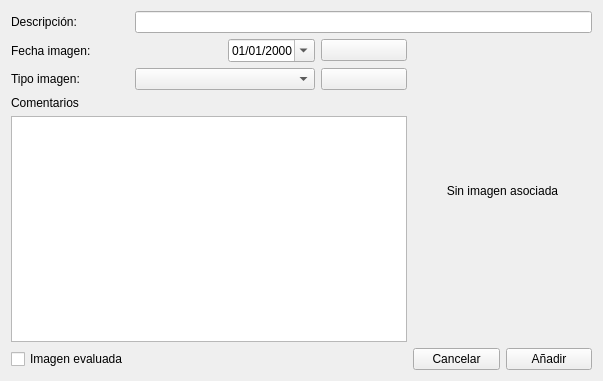
<?xml version="1.0" encoding="UTF-8"?>
<ui version="4.0">
 <class>FrmAnadirImagen</class>
 <widget class="QWidget" name="FrmAnadirImagen">
  <property name="windowModality">
   <enum>Qt::NonModal</enum>
  </property>
  <property name="geometry">
   <rect>
    <x>0</x>
    <y>0</y>
    <width>603</width>
    <height>381</height>
   </rect>
  </property>
  <property name="windowTitle">
   <string>Añadir imagen a episodio.</string>
  </property>
  <property name="windowIcon">
   <iconset>
    <normaloff>:/Icons/PNG/Maya.png</normaloff>:/Icons/PNG/Maya.png</iconset>
  </property>
  <layout class="QGridLayout" name="gridLayout">
   <item row="1" column="0" colspan="2">
    <widget class="QLabel" name="label_3">
     <property name="text">
      <string>Fecha imagen:</string>
     </property>
    </widget>
   </item>
   <item row="1" column="3">
    <widget class="QPushButton" name="pushButton_BuscarImagen">
     <property name="toolTip">
      <string>Vincular imagen</string>
     </property>
     <property name="text">
      <string/>
     </property>
     <property name="icon">
      <iconset resource="../maya.qrc">
       <normaloff>:/Icons/PNG/importar.png</normaloff>:/Icons/PNG/importar.png</iconset>
     </property>
     <property name="iconSize">
      <size>
       <width>24</width>
       <height>24</height>
      </size>
     </property>
    </widget>
   </item>
   <item row="0" column="1" colspan="5">
    <widget class="QLineEdit" name="txtDescripcion"/>
   </item>
   <item row="0" column="0">
    <widget class="QLabel" name="label">
     <property name="text">
      <string>Descripción:</string>
     </property>
    </widget>
   </item>
   <item row="5" column="4">
    <widget class="QPushButton" name="pushButton_Cancelar">
     <property name="styleSheet">
      <string notr="true"/>
     </property>
     <property name="text">
      <string>Cancelar</string>
     </property>
     <property name="icon">
      <iconset resource="../maya.qrc">
       <normaloff>:/Icons/PNG/Delete.png</normaloff>:/Icons/PNG/Delete.png</iconset>
     </property>
    </widget>
   </item>
   <item row="3" column="0" colspan="2">
    <widget class="QLabel" name="label_2">
     <property name="text">
      <string>Comentarios</string>
     </property>
    </widget>
   </item>
   <item row="2" column="1" colspan="2">
    <widget class="QComboBox" name="comboBox_tipo_imagen"/>
   </item>
   <item row="5" column="5">
    <widget class="QPushButton" name="pushButton__Anadir">
     <property name="styleSheet">
      <string notr="true"/>
     </property>
     <property name="text">
      <string>Añadir</string>
     </property>
     <property name="icon">
      <iconset resource="../maya.qrc">
       <normaloff>:/Icons/PNG/add.png</normaloff>:/Icons/PNG/add.png</iconset>
     </property>
    </widget>
   </item>
   <item row="2" column="0">
    <widget class="QLabel" name="label_4">
     <property name="text">
      <string>Tipo imagen:</string>
     </property>
    </widget>
   </item>
   <item row="2" column="3">
    <widget class="QPushButton" name="pushButton_4">
     <property name="toolTip">
      <string>Borrar imagen</string>
     </property>
     <property name="text">
      <string/>
     </property>
     <property name="icon">
      <iconset resource="../maya.qrc">
       <normaloff>:/Icons/PNG/Delete.png</normaloff>:/Icons/PNG/Delete.png</iconset>
     </property>
     <property name="iconSize">
      <size>
       <width>24</width>
       <height>24</height>
      </size>
     </property>
    </widget>
   </item>
   <item row="4" column="0" colspan="4">
    <widget class="QTextEdit" name="textEdit_ComentariosImagen"/>
   </item>
   <item row="1" column="2">
    <widget class="QDateEdit" name="dateEdit_fecha_imagen">
     <property name="displayFormat">
      <string>dd/MM/yyyy</string>
     </property>
     <property name="calendarPopup">
      <bool>true</bool>
     </property>
    </widget>
   </item>
   <item row="1" column="4" rowspan="4" colspan="2">
    <widget class="QLabel" name="label_Imagen">
     <property name="text">
      <string>Sin imagen asociada</string>
     </property>
     <property name="alignment">
      <set>Qt::AlignCenter</set>
     </property>
    </widget>
   </item>
   <item row="5" column="0">
    <widget class="QCheckBox" name="checkBox_ImagenEvaluada">
     <property name="text">
      <string>Imagen evaluada</string>
     </property>
    </widget>
   </item>
  </layout>
 </widget>
 <tabstops>
  <tabstop>txtDescripcion</tabstop>
  <tabstop>dateEdit_fecha_imagen</tabstop>
  <tabstop>comboBox_tipo_imagen</tabstop>
  <tabstop>textEdit_ComentariosImagen</tabstop>
  <tabstop>checkBox_ImagenEvaluada</tabstop>
  <tabstop>pushButton_BuscarImagen</tabstop>
  <tabstop>pushButton_4</tabstop>
  <tabstop>pushButton_Cancelar</tabstop>
  <tabstop>pushButton__Anadir</tabstop>
 </tabstops>
 <resources>
  <include location="../maya.qrc"/>
 </resources>
 <connections/>
</ui>
